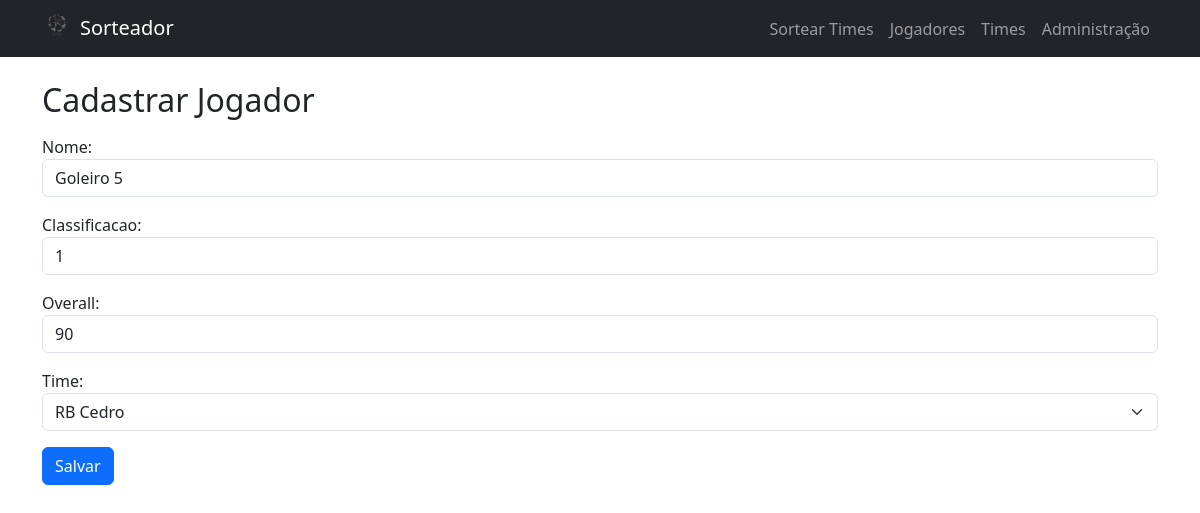
The page /jogadores/editar/5/ on the database its author committed.
### SortApp/models.py (models this page shows, shortened)
class Jogador(models.Model):
    nome = models.CharField(max_length=100)
    classificacao = models.PositiveIntegerField()
    overall = models.PositiveIntegerField()
    time = models.ForeignKey(Time, on_delete=models.SET_NULL, related_name='jogadores', null=True, blank=True)

class Time(models.Model):
    nome = models.CharField(max_length=100, unique=True)
    escudo = models.ImageField(upload_to='escudos/')
    def __str__(self):
        return self.nome

### SortApp/views.py (the view)
# urls.py: path('jogadores/editar/<int:jogador_id>/', views.editar_jogador, name='editar_jogador'),
def editar_jogador(request, jogador_id):
    jogador = get_object_or_404(Jogador, id=jogador_id)
    if request.method == 'POST':
        form = JogadorForm(request.POST, instance=jogador)
        if form.is_valid():
            form.save()
            return redirect('listar_jogadores')
    else:
        form = JogadorForm(instance=jogador)
    return render(request, 'cadastrar_jogador.html', {'form': form, 'editando': True})

### SortApp/forms.py
class JogadorForm(forms.ModelForm):
    class Meta:
        model = Jogador
        fields = ['nome', 'classificacao', 'overall', 'time']
        widgets = {
            'nome': forms.TextInput(attrs={'class': 'form-control'}),
            'classificacao': forms.NumberInput(attrs={'class': 'form-control'}),
            'overall': forms.NumberInput(attrs={'class': 'form-control'}),
            'time': forms.Select(attrs={'class': 'form-select'}),
        }

### SortApp/templates/cadastrar_jogador.html (shortened to what this page needs)
{% extends 'base.html' %}
{% block content %}
<h2>Cadastrar Jogador</h2>
<form method="post" class="mt-3">
    {{ form.as_p }}
    <button type="submit" class="btn btn-primary">Salvar</button>
</form>
{% endblock %}

### rows shown on the page
Jogador: nome "Goleiro 5", classificacao "1", overall "90", time "RB Cedro"
